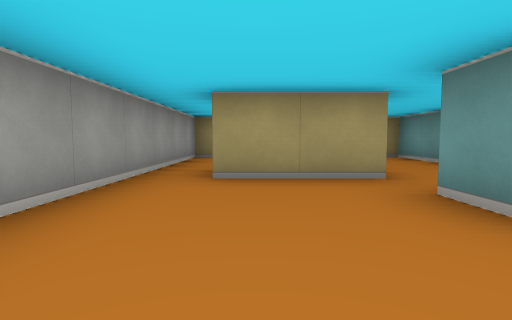
view 1 (above)

12 first-person views from a walk through a cub3D level. The camera is about half as high as the walls, tilts 4° down and sees 80° across. The floor is counted in squares. Each view is taken from the middle of a square. On the plan, view 1 faces up. The plan holds only what a view shows up to about 9 squares ahead; the rest is blank.

view 2
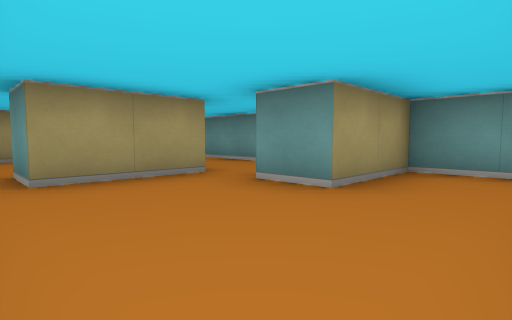

view 3
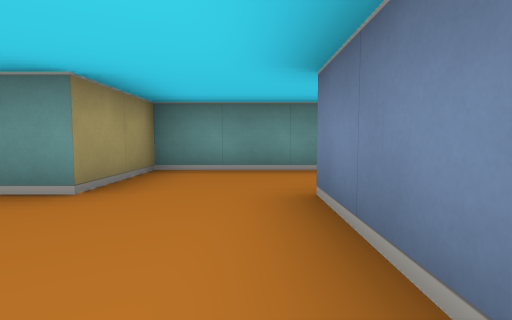

view 4
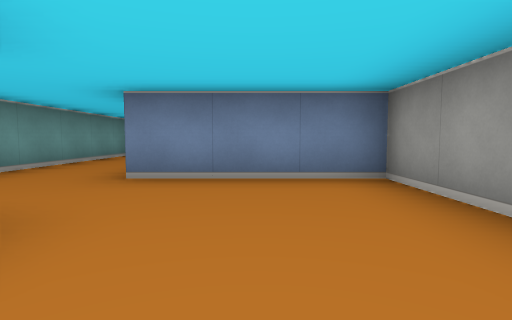

view 5
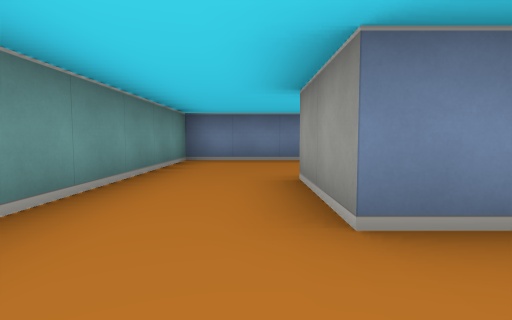

view 6
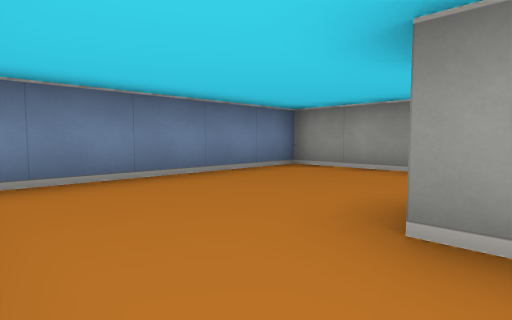

view 7
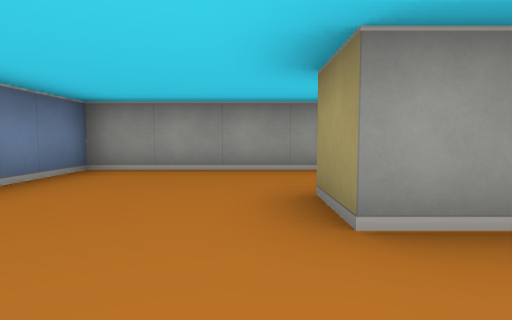

view 8
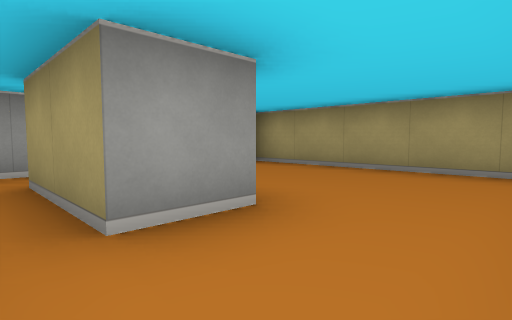

view 9
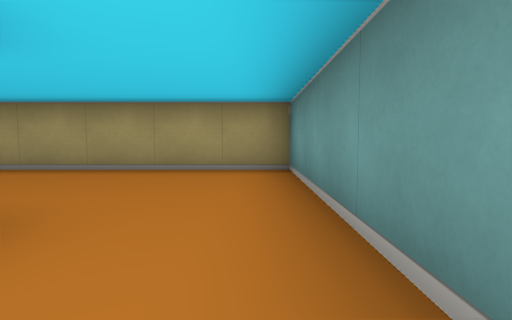

view 10
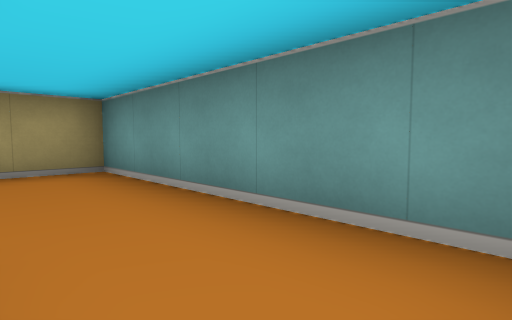

view 11
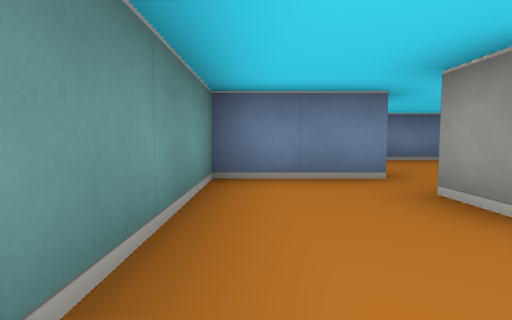

view 12
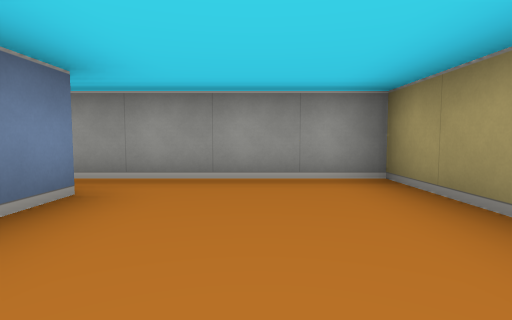

### Floor plan
Points are (right, up) in squares from view 1. A wall is a line through its corners. A room is listed if a view was taken in it or the views show most of it. See-through windows are left out.
Room 1 (views 1, 2, 3, 4, 5, 8, 9, 10)
walls: (1.5, 4.5) (1.5, 3.5) (-0.5, 3.5) (-0.5, 4.5); (-1.5, 4.5) (-1.5, -0.5) (1.5, -0.5); (3.5, -0.5) (3.5, 1.5) (1.5, 1.5) (1.5, 2.5) (3.5, 2.5) (3.5, 4.5)
ways out: opening at (2.5, -1.5) to room 2; opening at (-1, 4) to room 3; opening at (2.5, 4) to room 3
Room 2 (views 6, 7)
walls: (1.5, -0.5) (1.5, -2.5) (0.5, -2.5); (-1.5, -2) (-1.5, -5.5) (3.5, -5.5) (3.5, -0.5)
ways out: opening at (2.5, -1.5) to room 1
Room 3 (views 11, 12)
walls: (-0.5, 4.5) (0.2, 4.5); (3.5, 4.5) (3.5, 7.5) (-1.5, 7.5) (-1.5, 4.5)
ways out: opening at (-1, 4) to room 1; opening at (2.5, 4) to room 1

Positions as (right, up) in squares from view 1, and headings:
1: (0, 0), facing up
2: (-1, 0), facing up-right
3: (-1, 0), facing right
4: (0, 3), facing down
5: (2, 1), facing down
6: (3, -2), facing down-left
7: (3, -3), facing left
8: (3, 3), facing up-left
9: (3, 3), facing up
10: (2, 3), facing up-right
11: (3, 6), facing down
12: (2, 6), facing left
